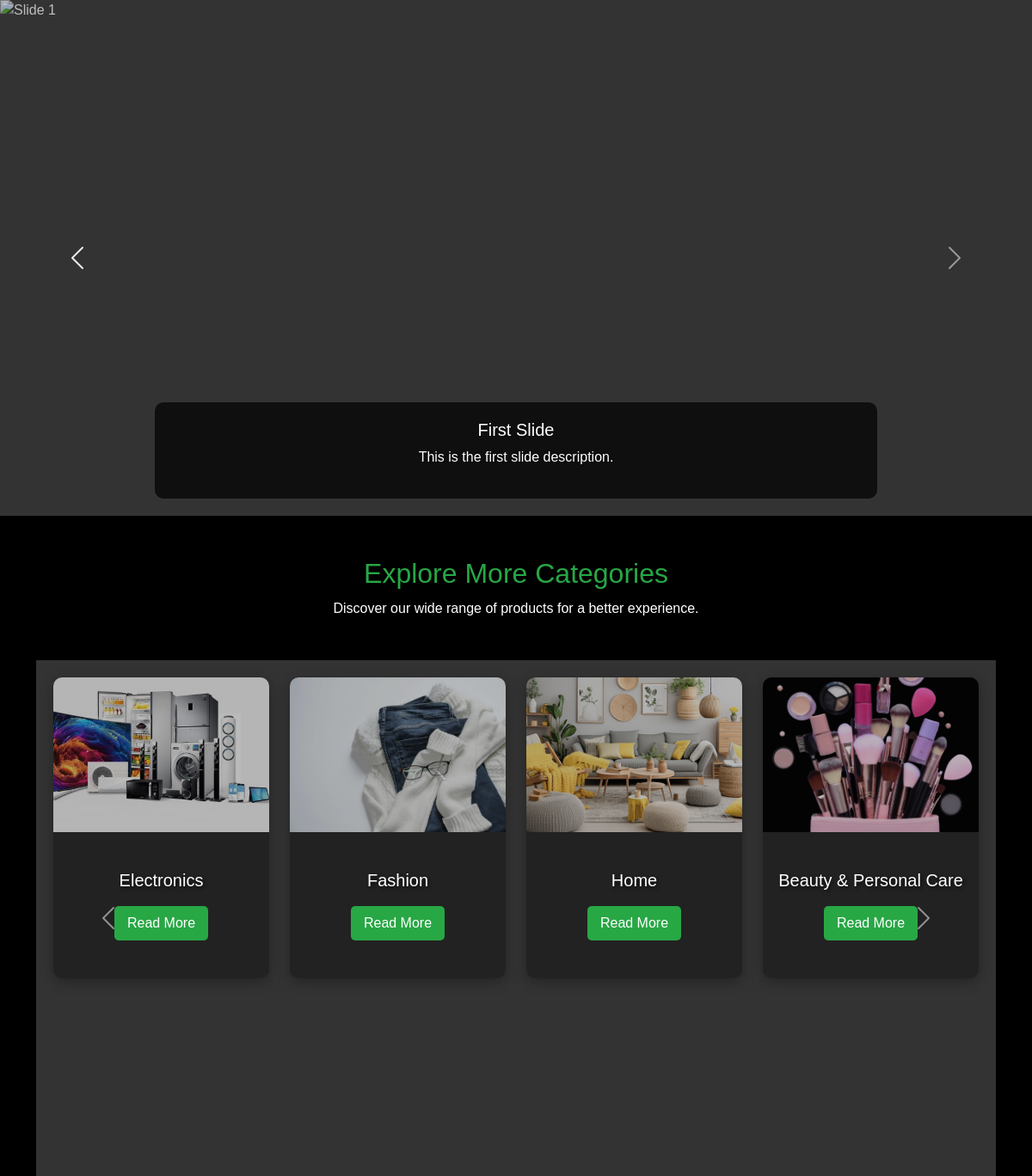
Screenshot of /Ecart/ with the database file from the repository.
### Ecart/models.py (models this page shows, shortened)
class ProductCategory(models.Model):
    product_category_name = models.CharField(max_length=50)
    product_category_image = models.ImageField(upload_to="product_category", null=True, blank=True)

### Ecart/views.py (the view)
# urls.py: 2. Add a URL to urlpatterns:  path('', views.home, name='home')
def home(request):
    database_product = ProductCategory.objects.all()  # Retrieve all products from the database
    n = len(database_product)
    logic_slide = n // 4 + ceil((n / 4) - n // 4)  # Logic to calculate number of slides
    products_chunks = [database_product[i:i+4] for i in range(0, n, 4)]
    product_dict = {
        "display_product": products_chunks,  # Chunked product list
        "number_of_slide": logic_slide,
        "range": range(logic_slide),
    }
    return render(request, "home.html", {"data": product_dict})

### Ecart/template/home.html (shortened to what this page needs)
<!DOCTYPE html>
<html lang="en">
<head>
    <link href="https://cdn.jsdelivr.net/npm/bootstrap@5.3.0-alpha1/dist/css/bootstrap.min.css" rel="stylesheet">
</head>
<body>
<div id="carouselExampleFade" class="carousel slide carousel-fade" data-bs-ride="carousel">
    <div class="carousel-inner">
        <div class="carousel-item active">
            <img src="https://t3.ftcdn.net/jpg/05/26/53/52/240_F_526535232_3FG0tckX1I3yAaHqqBeCdt0MVE1A5UQ2.jpg" class="d-block w-100" alt="Slide 1">
            <div class="carousel-caption d-none d-md-block">
                <h5>First Slide</h5>
                <p>This is the first slide description.</p>
            </div>
        </div>
    </div>
    <button class="carousel-control-prev" type="button" data-bs-target="#carouselExampleFade" data-bs-slide="prev">
        <span class="carousel-control-prev-icon" aria-hidden="true"></span>
    </button>
    <button class="carousel-control-next" type="button" data-bs-target="#carouselExampleFade" data-bs-slide="next">
        <span class="carousel-control-next-icon" aria-hidden="true"></span>
    </button>
</div>
<div class="container mt-5 explore-text">
    <h2>Explore More Categories</h2>
    <p>Discover our wide range of products for a better experience.</p>
</div>
<div class="container mt-5 product-list-container">
    <div id="cardCarousel" class="carousel slide" data-bs-ride="false" data-bs-interval="false">
        <div class="carousel-inner">
            {% for products in data.display_product %}
            <div class="carousel-item product-carousel-item {% if forloop.first %}active{% endif %}">
                <div class="row">
                    {% for product in products %}
                    <div class="col-md-3">
                        <div class="card">
                            <img src="{{ product.product_category_image.url }}" class="card-img-top" alt="{{ product.Product_name }}">
                            <div class="card-body">
                                <h5 class="card-title">{{ product.product_category_name }}</h5>
                                <a href="{% url 'productview_category' product.product_category_name %}" class="btn btn-custom">Read More</a>
                            </div>
                        </div>
                    </div>
                    {% endfor %}
                </div>
            </div>
            {% endfor %}
        </div>
        <button class="carousel-control-prev" type="button" data-bs-target="#cardCarousel" data-bs-slide="prev">
            <span class="carousel-control-prev-icon" aria-hidden="true"></span>
        </button>
        <button class="carousel-control-next" type="button" data-bs-target="#cardCarousel" data-bs-slide="next">
            <span class="carousel-control-next-icon" aria-hidden="true"></span>
        </button>
    </div>
</div>
</body>
</html>

### Ecart/template/home.html (style rules this page uses)
body { background-color: #000; color: #fff; font-family: 'Arial', sans-serif; margin: 0; padding: 0; }
.carousel-item { height: 75vh; background-color: #333; position: relative; }
.carousel-item img { object-fit: cover; height: 100%; width: 100%; opacity: 0.9; filter: brightness(0.8); }
.carousel-caption { background: rgba(0, 0, 0, 0.7); padding: 20px; border-radius: 10px; text-align: center; }
h5, p { color: #fff; text-shadow: 1px 1px 2px rgba(0, 0, 0, 0.5); }
.product-carousel-item { padding: 20px; }
.product-carousel-item .row { justify-content: center; }
.product-carousel-item .col-md-3 { display: flex; justify-content: center; margin-bottom: 20px; }
.card { width: 100%; height: 350px; border: none; border-radius: 10px; background-color: #222; box-shadow: 0 4px 15px rgba(0, 0, 0, 0.3); transition: transform 0.2s ease; overflow: hidden; }
.card img { object-fit: cover; height: 180px; width: 100%; max-height: 180px; transition: transform 0.2s ease; }
.card-body { display: flex; flex-direction: column; align-items: center; justify-content: center; text-align: center; padding: 15px; }
.card-title { color: #fff; text-shadow: 2px 2px 4px rgba(0, 0, 0, 0.7); }
.btn-custom { background-color: #28a745; color: #fff; padding: 8px 15px; font-size: 1rem; border-radius: 5px; border: none; margin-top: 10px; transition: background-color 0.3s ease, transform 0.2s ease; }
.explore-text { text-align: center; margin-bottom: 30px; }
.explore-text h2 { color: #28a745; margin-bottom: 10px; }
.carousel-control-prev, .carousel-control-next { z-index: 10; }

### rows the page displays
ProductCategory: product_category_image (picture), product_category_name "Electronics"
ProductCategory: product_category_image (picture), product_category_name "Fashion"
ProductCategory: product_category_image (picture), product_category_name "Home"
ProductCategory: product_category_image (picture), product_category_name "Beauty & Personal Care"
